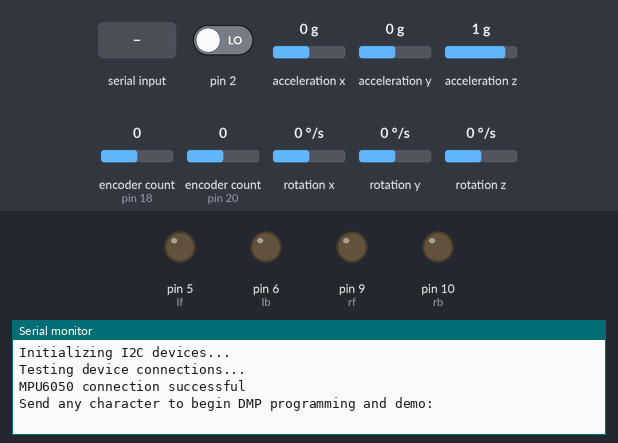
The sketch below on a simulated Arduino Uno, built with avr-gcc and run on an emulated ATmega328P. Parts: output pins drawn as LEDs (lit = HIGH), the last lines printed to the serial monitor. The inputs (shaded band) are chosen by the test bench; at power-on: acceleration x 0 g, acceleration y 0 g, rotation z 0 °/s, acceleration z 1 g, pin 2 LOW, encoder count (sensors on pin 18, pin 20) 0, rotation x 0 °/s, rotation y 0 °/s. The sensor or clock chip raises its interrupt line as the real part does.

Above: at 0.8 s.
0.9 s: "1" received over Serial
At 1.48 s:
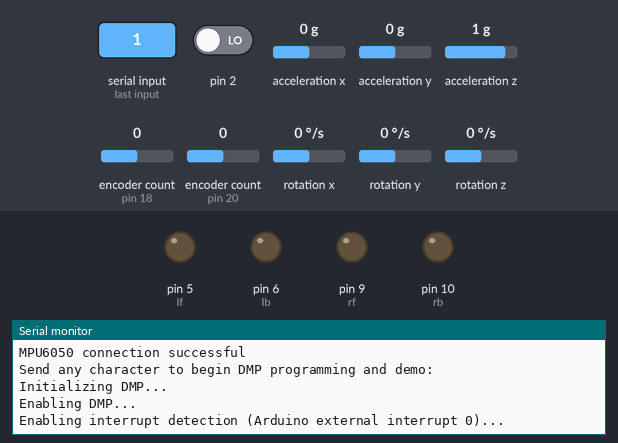
2.9 s: acceleration x set to -1.4 g
At 3.4 s:
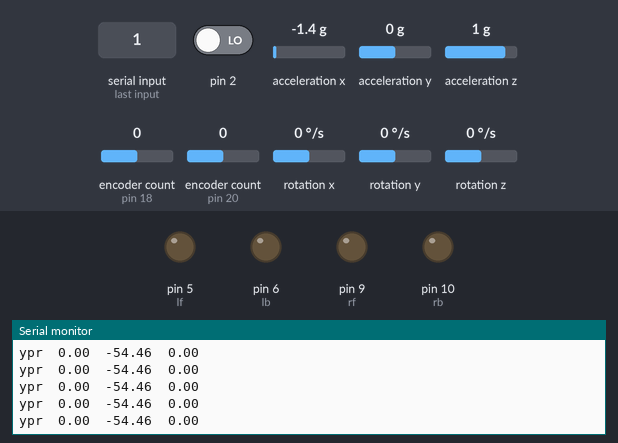
5.9 s: acceleration y set to -1.4 g
At 6.5 s:
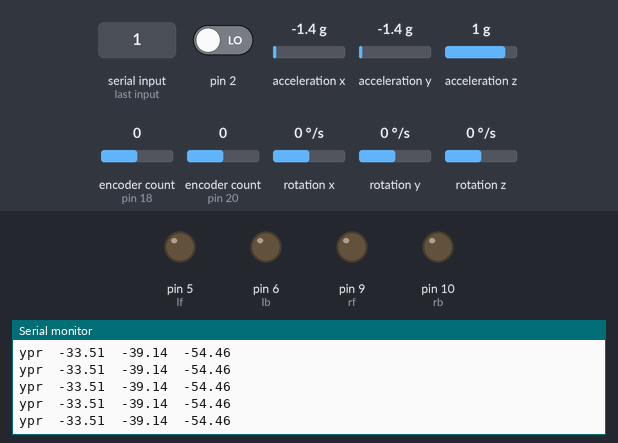
8.9 s: rotation z set to -100 °/s
At 9.9 s:
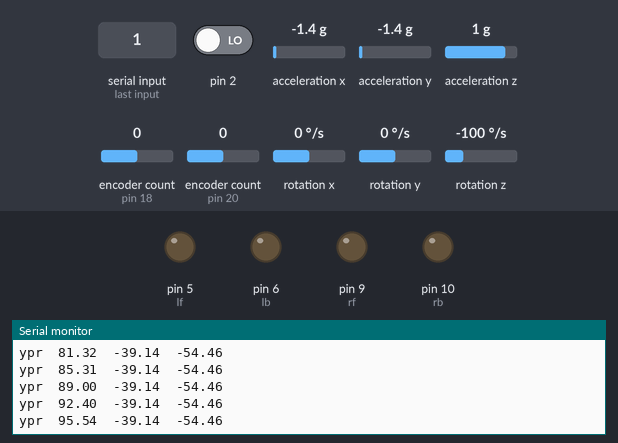
11.9 s: acceleration z set to 0 g
At 12.5 s:
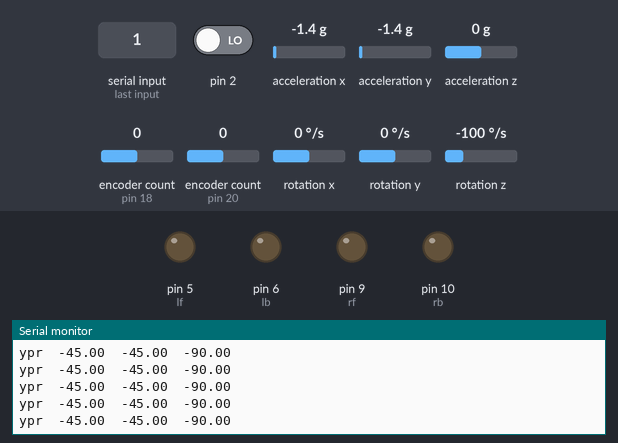
Timing chart, 0 to 14.9 s (numbered marks = the images above; inputs shaded):
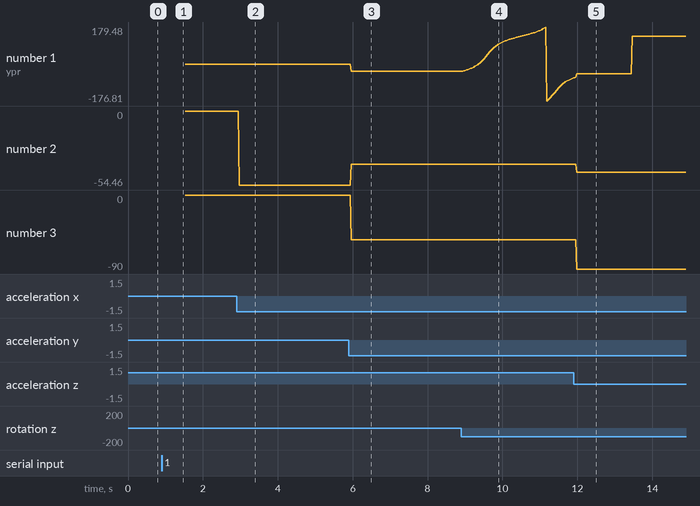

The sketch:

combined_imu_encoders.ino
```cpp
#include "I2Cdev.h"

#include "MPU6050_6Axis_MotionApps20.h"

#if I2CDEV_IMPLEMENTATION == I2CDEV_ARDUINO_WIRE
    #include "Wire.h"
#endif

MPU6050 mpu;

#define OUTPUT_READABLE_EULER


//Defined for IMU

bool dmpReady = false;  // set true if DMP init was successful
uint8_t mpuIntStatus;   // holds actual interrupt status byte from MPU
uint8_t devStatus;      // return status after each device operation (0 = success, !0 = error)
uint16_t packetSize;    // expected DMP packet size (default is 42 bytes)
uint16_t fifoCount;     // count of all bytes currently in FIFO
uint8_t fifoBuffer[64]; // FIFO storage buffer


Quaternion q;           // [w, x, y, z]         quaternion container
VectorInt16 aa;         // [x, y, z]            accel sensor measurements
VectorInt16 aaReal;     // [x, y, z]            gravity-free accel sensor measurements
VectorInt16 aaWorld;    // [x, y, z]            world-frame accel sensor measurements
VectorFloat gravity;    // [x, y, z]            gravity vector
float euler[3];         // [psi, theta, phi]    Euler angle container
float ypr[3];           // [yaw, pitch, roll]   yaw/pitch/roll container and gravity vector

volatile bool mpuInterrupt = false;     // indicates whether MPU interrupt pin has gone high
float init_imu;


// for motor movement
int rf =9 ,rb =10,lf=5,lb=6;
int motor_speed =100; //(0-255)

// for PID
int power_difference, encoderleft, encoderright, proportional;
int base, next;
const int maximum = 100;


// for encoders
double unit_distance = 1.01177;
int deg_dis = 3;
int x;
int y;
int a, b;

int enc_rtcount = 0, enc_ltcount = 0;
int r_en = 7, l_en = 3;


int count = 0;
float deg1 =0;

 float distanceleft,distanceright ;
#include <Encoder.h>

// Change these pin numbers to the pins connected to your encoder.
//   Best Performance: both pins have interrupt capability
//   Good Performance: only the first pin has interrupt capability
//   Low Performance:  neither pin has interrupt capability
Encoder knobLeft(18, 19);
Encoder knobRight(20, 21);

long positionLeft  = -999;
long positionRight = -999;

void dmpDataReady() {
    mpuInterrupt = true;
}
void setup() {
  // BEGIN IMU INIT
  #if I2CDEV_IMPLEMENTATION == I2CDEV_ARDUINO_WIRE
      Wire.begin();
      TWBR = 24; // 400kHz I2C clock (200kHz if CPU is 8MHz)
  #elif I2CDEV_IMPLEMENTATION == I2CDEV_BUILTIN_FASTWIRE
      Fastwire::setup(400, true);
  #endif
  Serial.begin(9600);

  while (!Serial); // wait for Leonardo enumeration, others continue immediately
  Serial.println(F("Initializing I2C devices..."));
  mpu.initialize();

  Serial.println(F("Testing device connections..."));
  Serial.println(mpu.testConnection() ? F("MPU6050 connection successful") : F("MPU6050 connection failed"));


  Serial.println(F("\nSend any character to begin DMP programming and demo: "));
  while (Serial.available() && Serial.read()); // empty buffer
  while (!Serial.available());                 // wait for data
  while (Serial.available() && Serial.read()); // empty buffer again

  Serial.println(F("Initializing DMP..."));
  devStatus = mpu.dmpInitialize();

  mpu.setXGyroOffset(220);
  mpu.setYGyroOffset(76);
  mpu.setZGyroOffset(-85);
  mpu.setZAccelOffset(1788); // 1688 factory default for my test chip

  if (devStatus == 0) {
      Serial.println(F("Enabling DMP..."));
      mpu.setDMPEnabled(true);

      Serial.println(F("Enabling interrupt detection (Arduino external interrupt 0)..."));
      attachInterrupt(0, dmpDataReady, RISING);
      mpuIntStatus = mpu.getIntStatus();

      Serial.println(F("DMP ready! Waiting for first interrupt..."));
      dmpReady = true;

      packetSize = mpu.dmpGetFIFOPacketSize();
  }
  else {
      Serial.print(F("DMP Initialization failed (code "));
      Serial.print(devStatus);
      Serial.println(F(")"));
  }
  // END IMU INIT

  // encoder pins
  pinMode(r_en, INPUT);
  pinMode(l_en, INPUT);
  // motor pins
  pinMode(lf, OUTPUT);
  pinMode(lb, OUTPUT);
  pinMode(rf, OUTPUT);
  pinMode(rb, OUTPUT);

  while(millis() < 20000) {
    init_imu = imu_read();
  }
  base = imu_read();
}


void loop()
{
    //imu_read();
    long newLeft, newRight;
  newLeft = knobLeft.read();
  newRight = knobRight.read();

  if (newLeft != positionLeft || newRight != positionRight) {
    Serial.print("Left = ");
    Serial.print(distanceleft);
    Serial.print(", Right = ");
    Serial.print(distanceright);
    Serial.println();
    positionLeft = newLeft;
    positionRight = newRight;
  }
}
float imu_read(){
 if (!dmpReady) return 0;
    while (!mpuInterrupt && fifoCount < packetSize) {
    }


    mpuInterrupt = false;
    mpuIntStatus = mpu.getIntStatus();


    fifoCount = mpu.getFIFOCount();

    if ((mpuIntStatus & 0x10) || fifoCount == 1024) {

        mpu.resetFIFO();
        Serial.println(F("FIFO overflow!"));


    } else if (mpuIntStatus & 0x02) {

        while (fifoCount < packetSize) fifoCount = mpu.getFIFOCount();


        mpu.getFIFOBytes(fifoBuffer, packetSize);
        fifoCount -= packetSize;
            mpu.dmpGetQuaternion(&q, fifoBuffer);
            mpu.dmpGetGravity(&gravity, &q);
            mpu.dmpGetYawPitchRoll(ypr, &q, &gravity);
            Serial.print("ypr\t");
            Serial.print(ypr[0] * 180/M_PI);
            Serial.print("\t");
            Serial.print(ypr[1] * 180/M_PI);
            Serial.print("\t");
            Serial.println(ypr[2] * 180/M_PI);
//        #ifdef OUTPUT_READABLE_EULER
//            // display Euler angles in degrees
//            mpu.dmpGetQuaternion(&q, fifoBuffer);
//            mpu.dmpGetEuler(euler, &q);
//            if (euler[0]*180/M_PI <0){
//              float neg_deg = euler[0]*180/M_PI +360;
//              //Serial.print("euler\t");
//              //Serial.println(neg_deg);
//              return neg_deg;
//            }
//            else{
//              //Serial.print("euler\t");
//              //Serial.println(euler[0] * 180/M_PI);
//              return  euler[0]*180/M_PI;
//            }
//         #endif
    }
}
```

Measured:
- after the input at 0.9 s, the serial monitor: prints a new line at once (image 1)
- after the input at 2.9 s, the serial monitor: prints a new line after 0.07 s (image 2)
- after the input at 5.9 s, the serial monitor: prints a new line after 0.06 s (image 3)
- after the input at 8.9 s, the serial monitor: prints a new line after 0.06 s (image 4)
- plotted number 1: 0 → -33.51 after the input at 5.9 s, -33.51 → -65.88 after the input at 8.9 s
- plotted number 2: 0 → -54.46 after the input at 2.9 s, -54.46 → -39.14 after the input at 5.9 s
